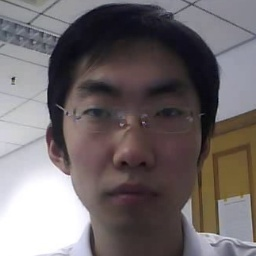
#> input picture train_img/train_img/color/1_1.avi_25_real.jpg, 256 x 256 px; its folder holds 4 pictures in this run
$ jupyter execute --allow-errors feature_extraction.ipynb
#> lines starting #> are read from the running program, lines starting #| are printed output that depends on the picture
[cell 1]
from skimage import feature
from sklearn.metrics import classification_report
from sklearn.ensemble import AdaBoostClassifier
import numpy as np
import cv2
import matplotlib.pyplot as plt
import pandas as pd
import os
import warnings
warnings.filterwarnings('ignore')
from joblib import dump, load
from sklearn import svm

[cell 2]
# Function to calculate LBP feature
def get_lbp(image, num_points=24, radius=8):
    if len(image.shape) == 3 and image.shape[2] != 1:
        image = cv2.cvtColor(image, cv2.COLOR_BGR2GRAY)

    # Calculate LBP feature
    lbp = feature.local_binary_pattern(image, num_points, radius, method="uniform")

    # Calculate histogram
    hist, _ = np.histogram(lbp.ravel(), bins=np.arange(0, num_points + 3), range=(0, num_points + 2))

    # Normalize the histogram
    hist = hist.astype("float")
    hist /= (hist.sum() + 1e-7)

    return hist


def get_hog(image):
    # Initialize the HOG descriptor
    win_size = (192, 256)
    block_size = (128, 128)
    block_stride = (64, 64)
    cell_size = (64, 64)
    nbins = 9
    deriv_aperture = 1
    win_sigma = -1.
    histogram_normType = 0
    L2Hys_threshold = 0.2
    gamma_correction = 1
    n_levels = 9
    signed_gradient = True

    hog = cv2.HOGDescriptor(win_size, block_size, block_stride, cell_size, nbins, deriv_aperture, win_sigma, histogram_normType, L2Hys_threshold, gamma_correction, n_levels, signed_gradient)

    # Compute HOG features
    features = hog.compute(image)

    return features

[cell 3]
def get_image_shape(image_path):
    image = cv2.imread(image_path, cv2.IMREAD_COLOR)
#> image is the input picture: shape (256, 256, 3); mean B, G, R 107.1, 105.8, 113.3
    return image.shape

[cell 4]
train_data_path = './train_img/train_img/color/'
test_data_path = './test_img/test_img/color/'

# load data
train_file_names = os.listdir(train_data_path)
test_file_names = os.listdir(test_data_path)
train_size = len(train_file_names)
test_size = len(test_file_names)

train_image_shape = get_image_shape(train_data_path + train_file_names[0])
#> train_image_shape = (256, 256, 3)
test_image_shape = get_image_shape(train_data_path + train_file_names[0])
#> test_image_shape = (256, 256, 3)

x_train = np.ndarray(shape=(train_size, train_image_shape[0], train_image_shape[1], train_image_shape[2]), dtype=np.uint8)
y_train = np.ndarray(shape=train_size, dtype=np.int8)
x_test = np.ndarray(shape=(test_size, test_image_shape[0], test_image_shape[1], test_image_shape[2]), dtype=np.uint8)
y_test = np.ndarray(shape=test_size, dtype=np.int8)

for i in range(train_size):
    image = cv2.imread(train_data_path + train_file_names[i], cv2.IMREAD_COLOR)
    x_train[i] = image

    if 'real' in train_file_names[i]:
        label = 0
    elif 'fake' in train_file_names[i]:
        label = 1

    y_train[i] = label

for i in range(test_size):
    image = cv2.imread(test_data_path + test_file_names[i], cv2.IMREAD_COLOR)
    x_test[i] = image

    label = 1
    if 'real' in test_file_names[i]:
        label = 0
    y_test[i] = label

[cell 5]
def get_feature_vector(image):
    lbp = get_lbp(image)
#> in get_lbp, `image = cv2.cvtColor(image, cv2.COLOR_BGR2GRAY)`:
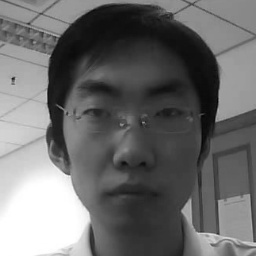
#> image: shape (256, 256); min 3, max 255, mean 108.2
#> in get_lbp, `lbp = feature.local_binary_pattern(image, num_points, radius, method="..`:
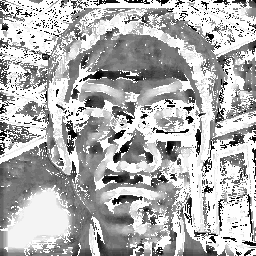
#> lbp: shape (256, 256) float64; min 0, max 25, mean 17.4; drawn with min black and max white
#> in get_lbp, `hist, _ = np.histogram(lbp.ravel(), bins=np.arange(0, num_points + 3),..`: hist = 26 values, max 24864 at index 25, min 585 at index 2, mean 2520.6
#> in get_lbp, `hist /= (hist.sum() + 1e-7)`: hist = 26 values, max 0.379 at index 25, min 0.00893 at index 2, mean 0.0385
#> lbp has the same summary as hist in get_lbp
    hog = get_hog(image)
#> in get_hog, `features = hog.compute(image)`: features = 432 values, max 0.303 at index 75, min 0.0115 at index 88, mean 0.152
#> hog has the same summary as features in get_hog

    feature_vector = np.concatenate((lbp, hog))
#> feature_vector = 458 values, max 0.379 at index 25, min 0.00893 at index 2, mean 0.146
    return feature_vector

[cell 6]
x_train_ = np.array(list(map(lambda img: get_feature_vector(img), x_train)))
#> call 2 of get_lbp, with num_points = 24, radius = 8
#> in get_lbp (call 2), `lbp = feature.local_binary_pattern(image, num_points, radius, method="..`:
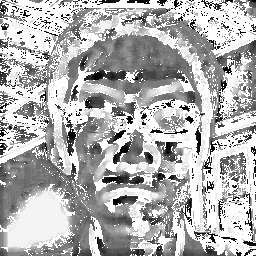
#> lbp: shape (256, 256) float64; min 0, max 25, mean 17.4; drawn with min black and max white
#> in get_lbp (call 2), `hist, _ = np.histogram(lbp.ravel(), bins=np.arange(0, num_points + 3),..`: hist = 26 values, max 24773 at index 25, min 504 at index 2, mean 2520.6
#> in get_lbp (call 2), `hist /= (hist.sum() + 1e-7)`: hist = 26 values, max 0.378 at index 25, min 0.00769 at index 2, mean 0.0385
#> call 3 of get_lbp, with num_points = 24, radius = 8
#> in get_lbp (call 3), `image = cv2.cvtColor(image, cv2.COLOR_BGR2GRAY)`:
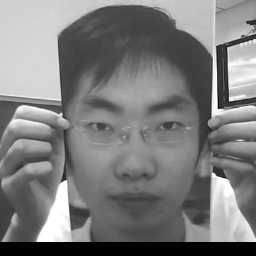
#> image: shape (256, 256); min 0, max 255, mean 124.6
#> in get_lbp (call 3), `lbp = feature.local_binary_pattern(image, num_points, radius, method="..`:
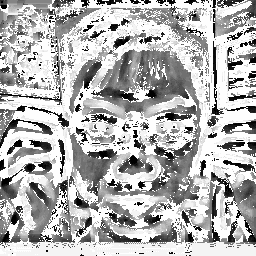
#> lbp: shape (256, 256) float64; min 0, max 25, mean 17.6; drawn with min black and max white
#> in get_lbp (call 3), `hist, _ = np.histogram(lbp.ravel(), bins=np.arange(0, num_points + 3),..`: hist = 26 values, max 26486 at index 25, min 796 at index 18, mean 2520.6
#> in get_lbp (call 3), `hist /= (hist.sum() + 1e-7)`: hist = 26 values, max 0.404 at index 25, min 0.0121 at index 18, mean 0.0385
#> call 4 of get_lbp, with num_points = 24, radius = 8
#> in get_lbp (call 4), `image = cv2.cvtColor(image, cv2.COLOR_BGR2GRAY)`:
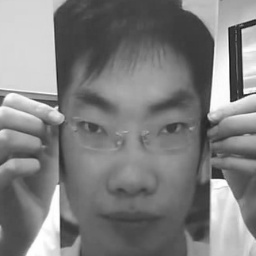
#> image: shape (256, 256); min 15, max 255, mean 127.1
#> in get_lbp (call 4), `lbp = feature.local_binary_pattern(image, num_points, radius, method="..`:
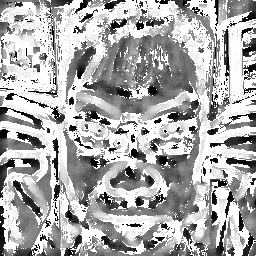
#> lbp: shape (256, 256) float64; min 0, max 25, mean 16.9; drawn with min black and max white
#> in get_lbp (call 4), `hist, _ = np.histogram(lbp.ravel(), bins=np.arange(0, num_points + 3),..`: hist = 26 values, max 25191 at index 25, min 889 at index 16, mean 2520.6
#> in get_lbp (call 4), `hist /= (hist.sum() + 1e-7)`: hist = 26 values, max 0.384 at index 25, min 0.0136 at index 16, mean 0.0385
#> in get_feature_vector (call 4), `lbp = get_lbp(image)`: lbp has the same summary as hist in get_lbp
#> in get_feature_vector (call 4), `lbp = get_lbp(image)`:
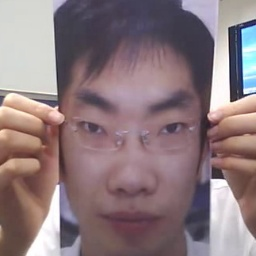
#> image: shape (256, 256, 3); mean B, G, R 125.3, 120.9, 140.1
#> in get_feature_vector (call 4), `hog = get_hog(image)`: hog = 432 values, max 0.313 at index 342, min 0.0212 at index 7, mean 0.152
#> in get_feature_vector (call 4), `feature_vector = np.concatenate((lbp, hog))`: feature_vector = 458 values, max 0.384 at index 25, min 0.0136 at index 16, mean 0.146
